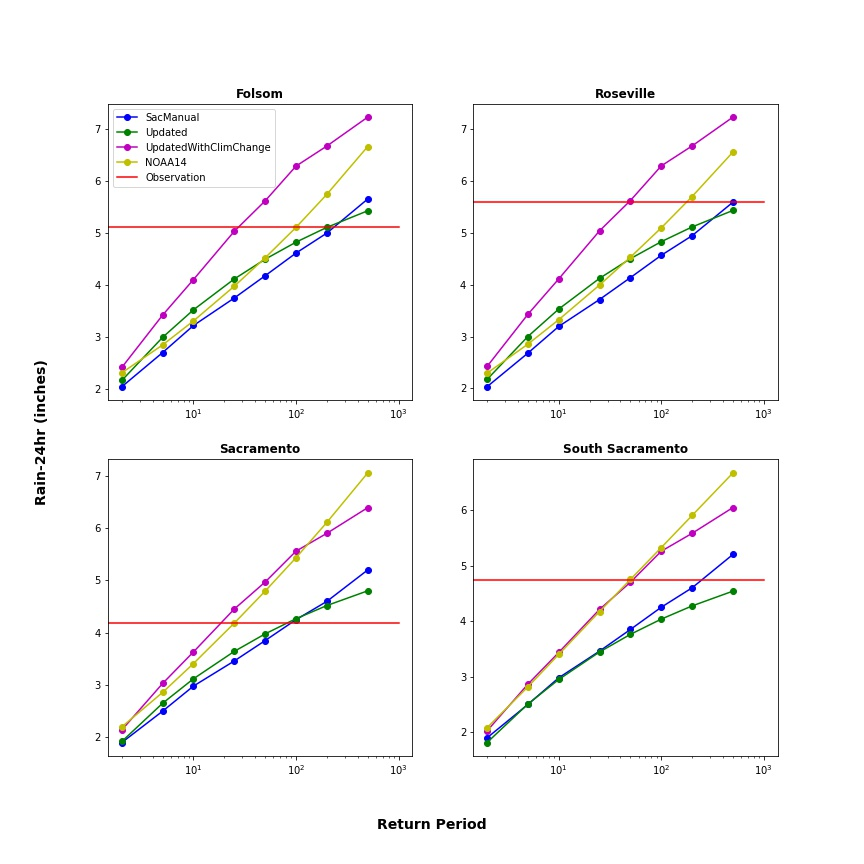

Here is the Python script that generated this plot:
# -*- coding: utf-8 -*-
"""
Created on Mon Oct 25 13:38:23 2021
Objective of the scprit:
    Compare rain gauge observation at four different location with 4 different frequency curves for\
    Sacrament rainfall on Oct 24th 2021.
The code:
    1. Convert Gauge dataframe to a shapefile
    2. Read raster files and extract the value of pixels where the gauges are in
    3. Generate a figure with 4 subplots (2x2)
        

@author: sardekani
"""

import pandas as pd
from osgeo import gdal
import geopandas 
import matplotlib.pyplot as plt   

direc='F:/SacramentoRain20211024/'
in_csv=direc+'gauge1.csv'

RP=[2,5,10,25,50,100,200,500]
Duration='1day'

Reference=['SacManual','Updated','UpdatedWithClimChange', 'NOAA14','Observation']

df=pd.read_csv(in_csv)
gdf = geopandas.GeoDataFrame(
    df, geometry=geopandas.points_from_xy(df.Lon, df.Lat))
gdf.crs = 'epsg:4267'
gdf.to_file('F:/SacramentoRain20211024/gauge.shp')

R1={df['Location'][0]:[],df['Location'][1]:[],df['Location'][2]:[],df['Location'][3]:[],\
    df['Location'][4]:[],df['Location'][5]:[]}
R2={df['Location'][0]:[],df['Location'][1]:[],df['Location'][2]:[],df['Location'][3]:[],\
    df['Location'][4]:[],df['Location'][5]:[]}
R3={df['Location'][0]:[],df['Location'][1]:[],df['Location'][2]:[],df['Location'][3]:[],\
    df['Location'][4]:[],df['Location'][5]:[]}
R4={df['Location'][0]:[],df['Location'][1]:[],df['Location'][2]:[],df['Location'][3]:[],\
    df['Location'][4]:[],df['Location'][5]:[]}


for i in RP:
    p1=direc+Reference[0]+'/SacMan_1dayRP_'+str(i)+'.tiff'
    p2=direc+Reference[1]+'/Upd_1dayRP_'+str(i)+'.tiff'
    p3=direc+Reference[2]+'/Upd_1dayRP_'+str(i)+'_CC.tiff'
    p4=direc+Reference[3]+'/NA14_1dayRP_'+str(i)+'.asc'
    
    dataset1=gdal.Open(p1) 
    band1=dataset1.GetRasterBand(1)                
    rain1=band1.ReadAsArray()
    gt1=dataset1.GetGeoTransform()
    
    dataset2=gdal.Open(p2) 
    band2=dataset2.GetRasterBand(1)                
    rain2=band2.ReadAsArray()
    gt2=dataset2.GetGeoTransform()
    
    dataset3=gdal.Open(p3) 
    band3=dataset3.GetRasterBand(1)                
    rain3=band3.ReadAsArray()
    gt3=dataset3.GetGeoTransform()
    
    dataset4=gdal.Open(p4) 
    band4=dataset4.GetRasterBand(1)                
    rain4=band4.ReadAsArray()
    gt4=dataset4.GetGeoTransform()
    
    for j in range(len(df)):
        lat=df['Lat'].iloc[j]
        lon=df['Lon'].iloc[j]
        
        row1=int((lat-gt1[3])//gt1[5])
        col1=int((lon-gt1[0])//gt1[1])
        R1[df['Location'][j]].append(rain1[row1,col1])
        
        row2=int((lat-gt2[3])//gt2[5])
        col2=int((lon-gt2[0])//gt2[1])
        R2[df['Location'][j]].append(rain2[row2,col2])
        
        row3=int((lat-gt3[3])//gt3[5])
        col3=int((lon-gt3[0])//gt3[1])
        R3[df['Location'][j]].append(rain3[row3,col3])
        
        row4=int((lat-gt4[3])//gt4[5])
        col4=int((lon-gt4[0])//gt4[1])
        R4[df['Location'][j]].append(rain4[row4,col4]/1000)
        
fig=plt.figure(4)
fig.set_figheight(12)
fig.set_figwidth(12)

ax1 = plt.subplot(2,2,1)
ax1.plot(RP,R1['Folsom'],'-bo')
ax1.plot(RP,R2['Folsom'],'-go')
ax1.plot(RP,R3['Folsom'],'-mo')
ax1.plot(RP,R4['Folsom'],'-yo')
ax1.plot([0,1000],[df['precip(in)'][0],df['precip(in)'][0]],'r')
ax1.legend(Reference)
plt.xscale('log')
plt.title('Folsom',fontweight = 'bold')
ax2 = plt.subplot(2,2,2)
ax2.plot(RP,R1['Roseville3'],'-bo')
ax2.plot(RP,R2['Roseville3'],'-go')
ax2.plot(RP,R3['Roseville3'],'-mo')
ax2.plot(RP,R4['Roseville3'],'-yo')
ax2.plot([0,1000],[df['precip(in)'][3],df['precip(in)'][3]],'r')
plt.xscale('log')
plt.title('Roseville',fontweight = 'bold')
ax3 = plt.subplot(2,2,3)
ax3.plot(RP,R1['Sacramento'],'-bo')
ax3.plot(RP,R2['Sacramento'],'-go')
ax3.plot(RP,R3['Sacramento'],'-mo')
ax3.plot(RP,R4['Sacramento'],'-yo')
ax3.plot([0,1000],[df['precip(in)'][4],df['precip(in)'][4]],'r')
plt.xscale('log')
plt.title('Sacramento',fontweight = 'bold')
ax4 = plt.subplot(2,2,4)
ax4.plot(RP,R1['South Sacramento'],'-bo')
ax4.plot(RP,R2['South Sacramento'],'-go')
ax4.plot(RP,R3['South Sacramento'],'-mo')
ax4.plot(RP,R4['South Sacramento'],'-yo')
ax4.plot([0,1000],[df['precip(in)'][5],df['precip(in)'][5]],'r')
plt.xscale('log')
plt.title('South Sacramento',fontweight = 'bold')
fig.text(0.5, 0.04, 'Return Period', ha='center',fontweight = 'bold', fontsize=14)
fig.text(0.04, 0.5, 'Rain-24hr (inches)', va='center', rotation='vertical',fontweight = 'bold', fontsize=14)
# plt.show()
img=direc+'plot.jpg'
plt.savefig(img)
plt.close()    
    
